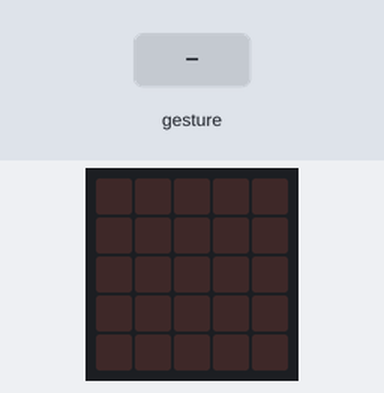
Bench run of a program on a simulated BBC micro:bit running MicroPython. Parts: the board's 5×5 LED display. The inputs (shaded band) are chosen by the test bench. Random numbers come from a fixed seed; a tilt is held for 1.5 s and a shake lasts 1 s, then the board lies face up again.

Above: at 1.2 s.
1.3 s: gesture 'shake'
At 2.1 s:
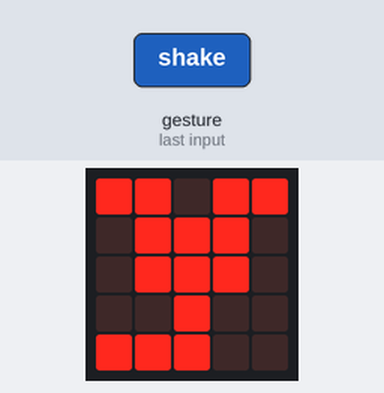
3.1 s: gesture 'shake'
At 4.6 s:
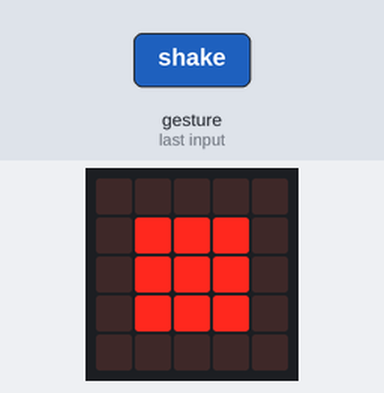
4.9 s: gesture 'shake'
At 6.1 s:
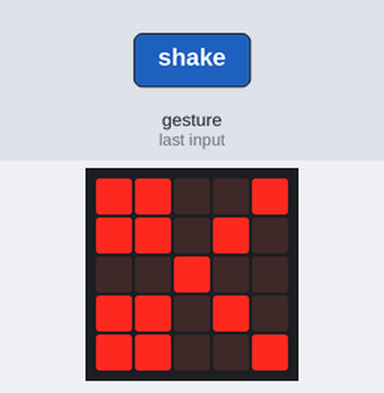
Timing chart, 0 to 7.9 s (numbered marks = the images above; inputs shaded):
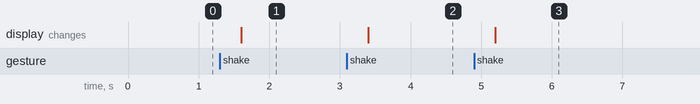

The program:

microbit__1_.py
```python
# Add your Python code here. E.g.
from microbit import *
import random


computer_choice = random.randint(0, 4)
rock = Image("00000:"
             "09990:"
             "09990:"
             "09990:"
             "00000:")

paper = Image("99999:"
              "90009:"
              "90009:"
              "90009:"
              "99999:")

scissors = Image("99009:"
                 "99090:"
                 "00900:"
                 "99090:"
                 "99009:")

spock = Image("90000:"
              "90900:"
              "99990:"
              "00900:"
              "09090:")

lizard = Image("99099:"
               "09990:"
               "09990:"
               "00900:"
               "99900:")

human_choice = [rock, paper, scissors, spock, lizard]


while True:
    if accelerometer.was_gesture("shake"):
        sleep(100)
        display.show(random.choice(human_choice))
```

Measured:
- after the input at 1.3 s, the display: changes after 0.30 s (image 1)
- after the input at 3.1 s, the display: changes after 0.30 s (image 2)
- after the input at 4.9 s, the display: changes after 0.30 s (image 3)
